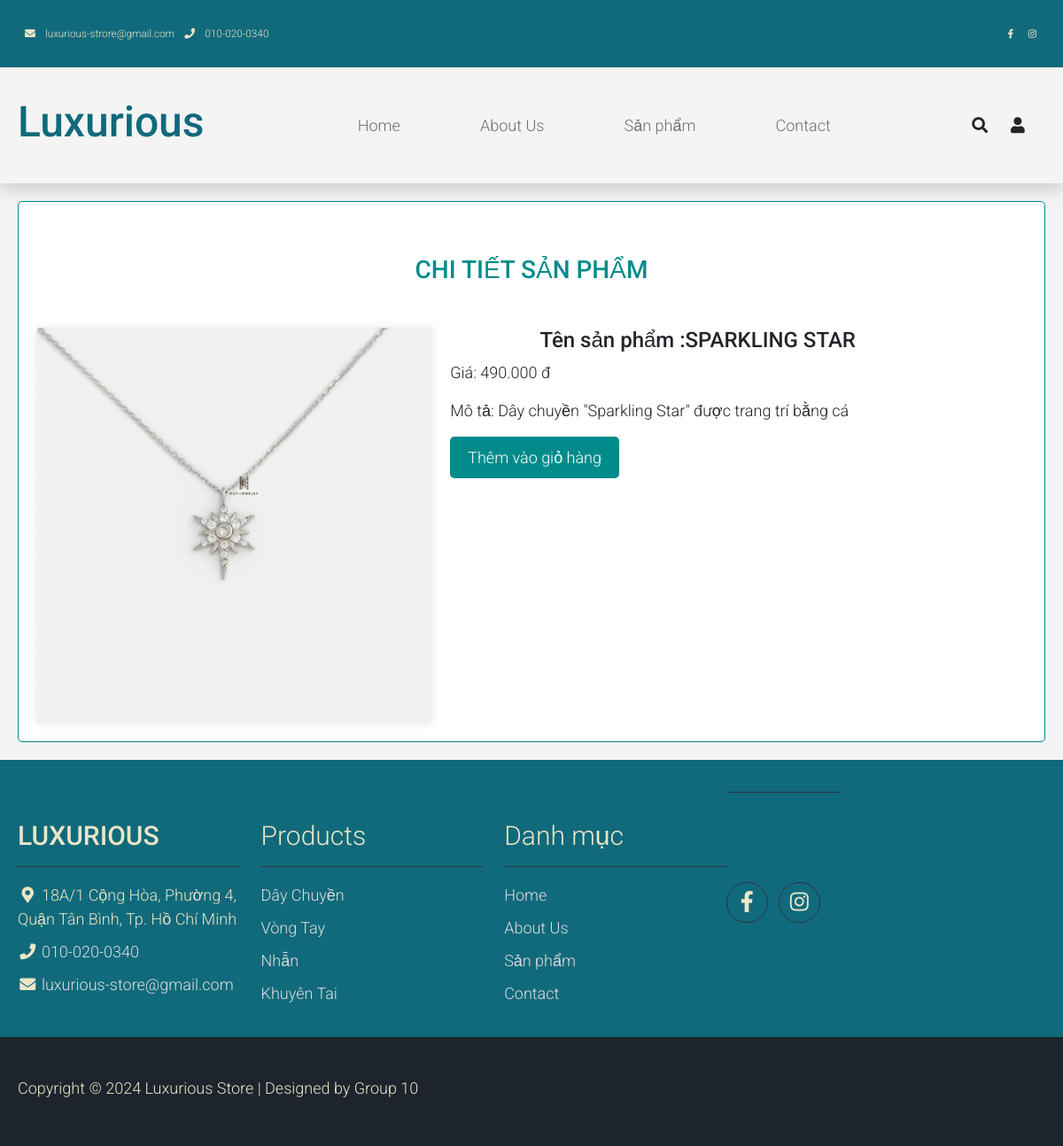
Page /index.php?act=chitietsp&id=39 on the committed database.
### tables this page shows
CREATE TABLE `products` (
  `id` int(10) NOT NULL,
  `name` varchar(50) NOT NULL,
  `qty` int(20) NOT NULL,
  `price` int(20) NOT NULL,
  `method` varchar(500) NOT NULL,
  `image` varchar(50) NOT NULL,
  `id_type` int(10) NOT NULL
);

### view/chitietsp.php (the view, shortened to what this page needs)
<!DOCTYPE html>
<html lang="vi">
<head>
</head>
<body>
    <div class="container">
        <div class="product_detail">
            <h3>CHI TIẾT SẢN PHẨM </h3>
            <div class="hinhanh">
                <?php
                @include 'connectdb.php';
                if (isset($_GET['id'])) {
                    $id = $_GET['id'];
                    $sql = "SELECT * FROM products WHERE id='$id'";
                    $result = $conn->query($sql);
                    if ($result->num_rows > 0) {
                        $row_pro = $result->fetch_assoc();
                        echo '<img src="admin/update_img/' . $row_pro['image'] . '" alt="Hình ảnh sản phẩm"> ';
                    } else {
                        echo 'Không tìm thấy hình ảnh sản phẩm';
                    }
                } else {
                    echo 'Không có hình ảnh sản phẩm để hiển thị';
                }
                ?>
            </div>
            <div class="thongtin">
                <?php
                @include 'connectdb.php';
                if (isset($_GET['id'])) {
                    $id = $_GET['id'];
                    $sql = "SELECT * FROM products WHERE id='$id'";
                    $result = $conn->query($sql);
                    if ($result->num_rows > 0) {
                        $row_pro = $result->fetch_assoc();
                        echo '<h4>Tên sản phẩm :' . $row_pro['name'] . '</h4>';
                        echo '<p>Giá: ' . number_format($row_pro['price'], 0, ',', '.') . ' đ</p>';
                        echo '<p>Mô tả: ' . $row_pro['method'] . '</p>';
                    } else {
                        echo 'Không tìm thấy sản phẩm';
                    }
                } else {
                    echo 'Không có thông tin sản phẩm để hiển thị';
                }
                ?>
                <?php
                echo '<form action="index.php?act=giohang&id" method="post">';
                echo '<input type="submit" name="add_to_cart" value="Thêm vào giỏ hàng">';
                echo '</form>';
                ?>
            </div>
        </div>
    </div>
</body>
</html>

### public/css/main.css (style rules this page uses)
body, ul, li, p, a, label, input, div { font-family: 'Roboto', sans-serif; font-size: 18px !important; font-weight: 300 !important; }

### view/chitietsp.php (style rules this page uses)
body { font-family: Arial, sans-serif; margin: 0; padding: 0; background-color: #f4f4f4; }
.container { display: flex; max-width: 1200px; margin: 0 auto; padding: 20px; box-sizing: border-box; }
.product_detail { flex: 1; background-color: #ffffff; border: 1px solid #008B8B; border-radius: 5px; padding: 20px; }
.hinhanh { width: 40%; float: left; margin-right: 20px; }
.hinhanh img { width: 100%; border-radius: 5px; box-shadow: 0 0 10px rgba(0, 0, 0, 0.1); }
.thongtin { width: 50%; float: left; }
.thongtin p { margin-top: 0; }
.thongtin input[type="submit"] { background-color: #008B8B; color: #fff; border: none; padding: 10px 20px; border-radius: 5px; cursor: pointer; transition: background-color 0.3s ease; }
.product_detail h3, .product_detail h4 { text-align: center; }
.product_detail h3 { padding: 40px; color: #008B8B; }

### rows in the picture
products: image (picture), name "SPARKLING STAR", price "490.000", method "Dây chuyền \"Sparkling Star\" được trang trí bằng cá"
